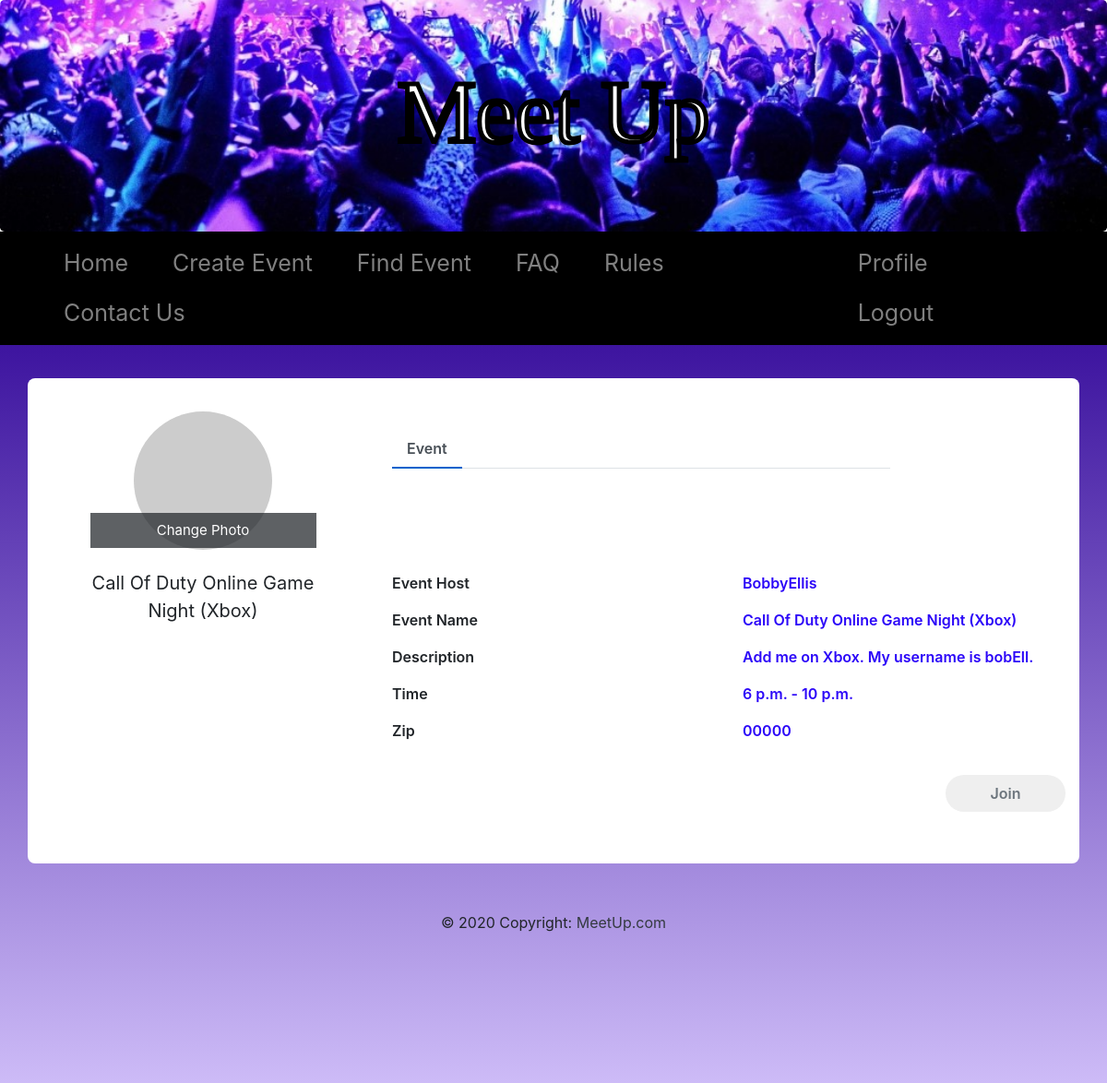
The app's page /meet/event_view/?event_id=4 (signed in) with its own data.
### pages/models.py (models this page shows)
class Event(models.Model):
    host = models.ForeignKey(User, on_delete=models.CASCADE, related_name='hosted_events')
    name = models.CharField(max_length=64)
    description = models.TextField(max_length=256, default='')
    date = models.DateField(default=datetime.date.today)
    start_time = models.TimeField(default=datetime.time.min)
    end_time = models.TimeField(default=datetime.time.max)
    attendees = models.ManyToManyField(User, related_name='joined_events')
    zip_code = models.CharField(max_length=5, default='00000')

### meeting/views.py (the view)
# urls.py: path('event_view/', MeetingView.as_view(), name='event_view')
class MeetingView(LoginRequiredMixin,View):
    def get(self, request, *args, **kwargs):
        event_id = request.GET['event_id']
        event = Event.objects.get(pk=event_id)
        dict = model_to_dict(event)
        if request.user in event.attendees.all():
            return render(request, 'event_view.html', {'event': event, 'attendance': "Yes"})
        else:
            return render(request, 'event_view.html', {'event': event, 'attendance': "No"})

### templates/event_view.html (shortened to what this page needs)
{% extends "index.html" %}
{% block main_content %}
<head>
  <link href="//maxcdn.bootstrapcdn.com/bootstrap/4.1.1/css/bootstrap.min.css" rel="stylesheet" id="bootstrap-css">
</head>
<div class="container emp-profile">
            <form method="post">
                <div class="row">
                    <div class="col-md-4">
                        <div class="profile-img">
                            <img  src="http://via.placeholder.com/100x100" alt="Avatar" style="border-radius: 50%;width:150px">
                            <div class="file btn btn-lg btn-primary" >
                                Change Photo
                            </div>
                        </div>
                    </div>
                    <div class="col-md-6">
                        <div class="profile-head">
                            <ul class="nav nav-tabs" id="myTab" role="tablist">
                                <li class="nav-item">
                                    <a class="nav-link active" id="home-tab" data-toggle="tab" href="#home" role="tab" aria-controls="home" aria-selected="true">Event</a>
                                </li>
                            </ul>
                        </div>
                    </div>
                </div>
                <div class="row">
                    <div class="col-md-4">
                        <div class="profile-work">
       <center> <h style="font-size:20px;">{{ event.name }}</h><br/>
                        </div>
                    </div>
                    <div class="col-md-8">
                        <div class="tab-content profile-tab" id="myTabContent">
                            <div class="tab-pane fade show active" id="home" role="tabpanel" aria-labelledby="home-tab">
                                   <div class="row">
                                            <div class="col-md-6">
                                                <label>Event Host</label>
                                            </div>
                                            <div class="col-md-6">
                                                <p>{{ event.host }}</p>
                                            </div>
                                        </div>
                                        <div class="row">
                                            <div class="col-md-6">
                                                <label>Event Name</label>
                                            </div>
                                            <div class="col-md-6">
                                                <p>{{ event.name }}</p>
                                            </div>
                                        </div>
                                        <div class="row">
                                            <div class="col-md-6">
                                                <label>Description</label>
                                            </div>
                                            <div class="col-md-6">
                                                <p>{{ event.description }}</p>
                                            </div>
                                        </div>
                                        <div class="row">
                                            <div class="col-md-6">
                                                <label>Time</label>
                                            </div>
                                            <div class="col-md-6">
                                                <p>{{ event.start_time }} - {{ event.end_time }}</p>
                                            </div>
                                        </div>
                                        <div class="row">
                                            <div class="col-md-6">
                                                <label>Zip</label>
                                            </div>
                                            <div class="col-md-6">
                                                <p>{{ event.zip_code }}</p>
                                            </div>
                                        </div>
                   {% if attendance == "No" %}
                               <a href="{% url 'join_event' operation='join_meeting' event_id=event.id %}">
                                      <button type="button" class="profile-edit-btn" name="btnJoin" value="Join"> Join </button>
                               </a>
                   {% else %}
                                <a href="{% url 'join_event' operation='leave_meeting' event_id=event.id %}">
                                      <button type="button" class="profile-edit-btn" name="btnJoin" value="Leave"> Withdraw </button>
                                </a>
                   {% endif %}
                            </div>
                        </div>
                    </div>
                </div>
            </form>
        </div>
{% endblock %}

### records on screen
Event: name "Call Of Duty Online Game Night (Xbox)", host "BobbyEllis", description "Add me on Xbox. My username is bobEll.", start_time "6 p.m.", end_time "10 p.m.", zip_code "00000"
